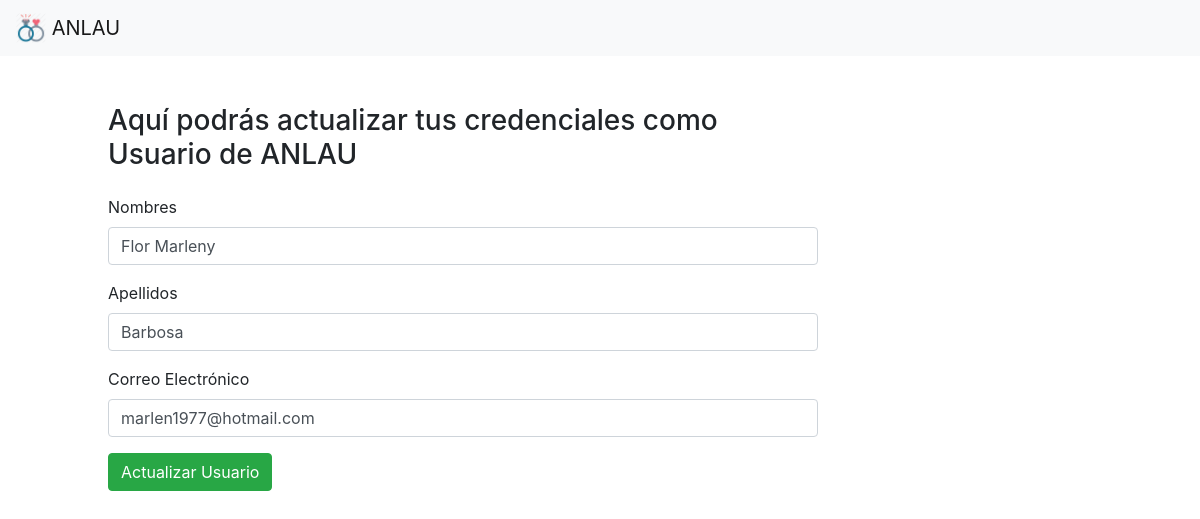
Screenshot of /?controller=Users&method=edit&id=3 with the database file from the repository.
### tables this page shows
CREATE TABLE `users` (
  `id_users` int(11) NOT NULL,
  `names` varchar(255) NOT NULL,
  `last_names` varchar(255) NOT NULL,
  `email` varchar(255) NOT NULL
);

### controllers/UsersController.php (called while the page is built, shortened)
<?php
    class UsersController extends users{
        public function edit(){
            $user=parent::consult_id($_GET['id']);
            require_once('views/users/edit.php');
        }
    }
?>

### index.php (called while the page is built, shortened)
<?php
    require_once('models/DB.php');
    require_once('models/Users.php');
    $method = isset($_GET['method']) ? $_GET['method'] : 'index';
    call_user_func([new $controller(), $method]);
?>

### models/DB.php (called while the page is built)
<?php
    class DB{
        public static function connect(){
            try{
                $pdo = new PDO('mysql:host=localhost;dbname=anlau;charset=utf8','root','');
                $pdo->setAttribute(PDO::ATTR_ERRMODE, PDO::ERRMODE_EXCEPTION);
                return $pdo;
            } catch(Exception $e) {
                die ($e->getMessage());
            }
        }
    }
?>

### models/Users.php (called while the page is built, shortened)
<?php
    class Users extends DB{
        public function consult_id($id){
            try {
                $stm=parent::connect()->prepare("SELECT * FROM users WHERE id_users = ?");
                $stm->bindParam(1, $id, PDO::PARAM_INT );
                $stm->execute();
                return $stm->fetch(PDO::FETCH_OBJ);
            } catch (Exception $e){
                die($e->getMessage());
            }
        }
    }

### views/users/edit.php (the view, shortened to what this page needs)
<!doctype html>
<html lang="en">
<head>
    <link rel="stylesheet" href="https://cdn.jsdelivr.net/npm/bootstrap@4.5.3/dist/css/bootstrap.min.css">
</head>
<body>
<header>
    <nav class="navbar navbar-light bg-light">
        <a class="navbar-brand" href="#">
            <img src="all/img/nav1.png" width="30" height="30" class="d-inline-block align-top" alt="" loading="lazy">
            ANLAU
        </a>
    </nav>
</header>
<section>
    <form action="?controller=Users&method=update_user&id=<?php echo $user->id_users?>" method="post">
        <div class="container mt-5">
            <div class="col-md-8 ml-5"">
            <h3 class="mb-4">Aquí podrás actualizar tus credenciales como Usuario de ANLAU</h3>
            <div class="form-group">
                <label for="names">Nombres</label>
                <input value="<?php echo $user->names?>" type="text" class="form-control" id="names" aria-describedby="emailHelp" name="names" required>
            </div>
            <div class="form-group">
                <label for="last_names">Apellidos</label>
                <input value="<?php echo $user->last_names?>" type="text" class="form-control" id="last_names" name="last_names" required>
            </div>
            <div class="form-group">
                <label for="email">Correo Electrónico</label>
                <input value="<?php echo $user->email?>" type="email" class="form-control" id="email" name="email" required>
                <button type="submit" class="btn btn-success mt-3">Actualizar Usuario</button>
            </div>
        </div>
        </div>
    </form>
</section>
</body>
</html>

### rows the page displays
users: names "Flor Marleny", last_names "Barbosa", email "marlen1977@hotmail.com"
